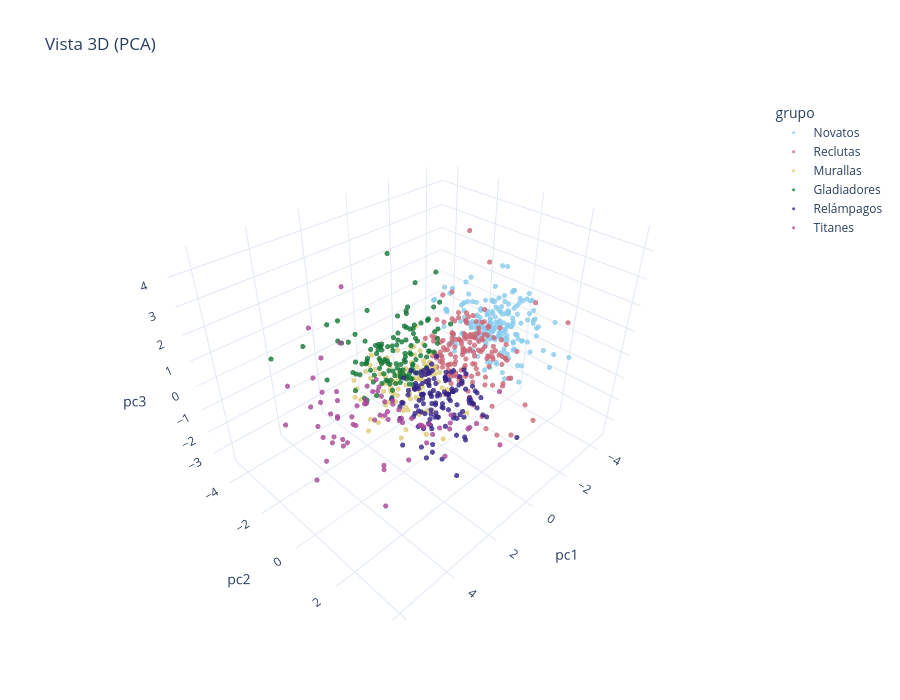

Notebook code cell kept with this figure:
### Code cell
fig = px.scatter_3d(
    df, x="pc1", y="pc2", z="pc3", color="grupo", category_orders={"grupo": ORDEN}, color_discrete_map=COLORES,
    hover_name="name", title="Vista 3D (PCA)", template=PLANTILLA, height=700,
)
fig.update_traces(marker=dict(size=3, opacity=0.8))
fig.show()

### Figure 1 — Plotly figure (JSON) as saved in the notebook; plotly's stock layout.template omitted (floating-point values rounded to 4 significant figures; data arrays with more than 128 entries replaced by an {"elided": "..."} marker saying what was removed)
{"data": [{"hovertemplate": "<b>%{hovertext}</b><br><br>grupo=Novatos<br>pc1=%{x}<br>pc2=%{y}<br>pc3=%{z}<extra></extra>", "hovertext": {"elided": "198 str values"}, "legendgroup": "Novatos", "marker": {"color": "rgb(136, 204, 238)", "opacity": 0.8, "size": 3, "symbol": "circle"}, "mode": "markers", "name": "Novatos", "scene": "scene", "showlegend": true, "type": "scatter3d", "x": {"elided": "198 float values"}, "y": {"elided": "198 float values"}, "z": {"elided": "198 float values"}}, {"hovertemplate": "<b>%{hovertext}</b><br><br>grupo=Reclutas<br>pc1=%{x}<br>pc2=%{y}<br>pc3=%{z}<extra></extra>", "hovertext": {"elided": "161 str values"}, "legendgroup": "Reclutas", "marker": {"color": "rgb(204, 102, 119)", "opacity": 0.8, "size": 3, "symbol": "circle"}, "mode": "markers", "name": "Reclutas", "scene": "scene", "showlegend": true, "type": "scatter3d", "x": {"elided": "161 float values"}, "y": {"elided": "161 float values"}, "z": {"elided": "161 float values"}}, {"hovertemplate": "<b>%{hovertext}</b><br><br>grupo=Murallas<br>pc1=%{x}<br>pc2=%{y}<br>pc3=%{z}<extra></extra>", "hovertext": ["Venusaur", "Blastoise", "Clefable", "Wigglytuff", "Vileplume", "Parasect", "Slowbro", "Magneton", "Dewgong", "Muk", "Hypno", "Marowak", "Lickitung", "Weezing", "Chansey", "Tangela", "Vaporeon", "Porygon", "Omastar", "Noctowl", "Ledian", "Ariados", "Togetic", "Ampharos", "Bellossom", "Azumarill", "Politoed", "Umbreon", "Slowking", "Shuckle", "Magcargo", "Corsola", "Octillery", "Mantine", "Porygon2", "Hitmontop", "Blissey", "Dustox", "Ludicolo", "Pelipper", "Nosepass", "Sableye", "Mawile", "Volbeat", "Camerupt", "Torkoal", "Grumpig", "Altaria", "Lunatone", "Whiscash", "Claydol", "Lileep", "Cradily", "Armaldo", "Milotic", "Kecleon", "Dusclops", "Chimecho", "Sealeo", "Huntail", "Gorebyss", "Empoleon", "Shieldon", "Bastiodon", "Wormadam", "Vespiquen", "Gastrodon", "Bronzong", "Spiritomb", "Lumineon", "Magnezone", "Togekiss", "Glaceon", "Probopass", "Dusknoir", "Musharna", "Audino", "Darmanitan", "Scrafty", "Cofagrigus", "Gothitelle", "Reuniclus", "Escavalier", "Amoonguss", "Jellicent", "Ferrothorn", "Klang", "Beheeyem", "Stunfisk", "Florges", "Aromatisse", "Dragalge", "Clawitzer", "Sylveon", "Carbink", "Primarina", "Vikavolt", "Wishiwashi", "Toxapex", "Araquanid", "Lurantis", "Shiinotic", "Oranguru", "Palossand", "Pyukumuku", "Turtonator", "Drampa", "Tapu Fini", "Cosmoem"], "legendgroup": "Murallas", "marker": {"color": "rgb(221, 204, 119)", "opacity": 0.8, "size": 3, "symbol": "circle"}, "mode": "markers", "name": "Murallas", "scene": "scene", "showlegend": true, "type": "scatter3d", "x": [2.869, 2.762, 0.5788, -0.3256, 0.9525, -0.04504, 2.209, 0.6013, 1.192, 0.9267, 1.165, 0.07091, 0.2108, 0.5862, 1.175, 0.2631, 1.597, -0.1083, 1.109, 0.5034, -0.5186, -0.4601, -1.413, 2.522, 0.1182, -0.5889, 1.134, 1.538, 1.483, 0.1583, 0.1702, -0.8179, 0.605, 2.19, 0.8862, 0.8973, 2.311, -0.2224, 1.048, 0.3825, -1.013, 0.4308, 0.06005, -1.158, 1.963, 0.3597, 0.5184, 1.357, 0.8685, 0.4611, 1.223, -0.6394, 1.161, 1.148, 2.237, -0.2649, 0.5294, -0.617, 0.1421, 0.5547, 0.5332, 1.871, -0.9653, 1.262, -0.5909, 0.8381, 0.6541, 1.385, 1.095, -0.024, 1.845, 1.16, 1.298, 1.923, 1.845, 0.4947, 0.362, 1.794, 0.561, 1.216, 1.203, 0.9557, 0.7872, 0.1244, 1.53, 1.063, 0.2188, 0.7035, 0.2784, 1.334, 0.02005, 1.462, 1.205, 1.54, 0.281, 1.621, 1.145, -0.102, 0.4738, 0.7415, 0.513, -0.2572, 1.612, 1.219, -1.563, 1.512, 1.753, 1.989, 0.7542], "y": [-0.6477, -0.388, -1.089, -0.8367, -0.2057, -1.206, -2.261, -0.006029, -0.9008, -0.8734, -0.702, -1.37, -1.409, -0.6184, -0.6711, -0.5203, 0.4088, -0.5212, -0.4626, -0.2418, -0.4036, -1.454, -0.8741, -0.4338, 0.05327, -1.538, -0.06648, -0.739, -1.401, -4.117, -1.441, -1.003, -0.3593, -0.3328, -0.1835, -0.9714, -0.473, -0.6522, -0.3362, -0.3286, -2.402, -1.065, -1.393, -0.8446, -1.635, -1.966, -0.2638, -0.7876, -0.4989, -0.3734, -1.036, -1.663, -1.82, -1.912, -1.585, -0.895, -2.389, 0.6347, -0.8723, -1.532, -1.271, -0.5689, -2.136, -3.516, -0.7444, -1.303, -0.6551, -2.061, -1.268, -0.5315, -0.7905, -0.7473, 0.2867, -2.508, -2.419, -1.906, -1.956, -0.5534, -1.565, -1.981, -0.4794, -0.3744, -2.067, -0.5673, -0.9559, -2.611, -0.7367, -0.3539, -0.8235, 0.4739, -0.6681, -1.169, 0.04956, 0.3255, -0.571, -0.2545, -0.5449, -0.02213, -1.93, -1.968, -0.7424, -0.6514, -0.3076, -1.866, -2.107, -2.162, -1.181, 0.02103, -0.7124], "z": [-1.232, -1.29, -1.904, -0.8472, -0.6879, -0.1192, -0.8108, -0.9773, -0.3847, -0.3035, -0.7332, -0.3319, 0.04671, -0.7159, -0.006069, -0.406, -0.49, -0.4817, -0.7629, -0.6556, -1.939, -0.8928, -2.531, -1.194, -1.022, -1.423, -0.6419, -1.007, -0.5686, -2.453, -0.6606, -1.823, -0.417, -0.0841, -1.056, -0.6456, -0.7265, -0.7407, -0.7178, -0.8362, -0.0503, -1.022, -1.818, -2.3, -0.5195, -0.2743, -2.024, -3.148, -1.344, -0.1284, -1.064, -2.016, -2.281, -1.697, -2.74, -0.1821, -1.906, -2.267, 0.4258, -2.326, -2.582, -0.6322, -2.291, -2.819, -1.133, -0.6755, -0.203, -0.6628, -0.6205, -2.512, -1.145, -2.833, -1.311, -1.476, -1.982, -1.666, -1.532, -1.04, -0.9266, -0.8955, -0.9746, -0.4082, -0.4399, -0.2234, -0.5166, -0.4635, -0.3341, -0.8771, -0.6159, -2.172, -0.3199, -1.113, -0.05873, -1.23, -0.9816, -1.196, -1.003, -3.636, -1.645, -0.8369, -0.5738, -0.9749, 0.1885, -0.3412, -2.428, -0.4562, -0.6317, -0.9787, 0.6799]}, {"hovertemplate": "<b>%{hovertext}</b><br><br>grupo=Gladiadores<br>pc1=%{x}<br>pc2=%{y}<br>pc3=%{z}<extra></extra>", "hovertext": {"elided": "129 str values"}, "legendgroup": "Gladiadores", "marker": {"color": "rgb(17, 119, 51)", "opacity": 0.8, "size": 3, "symbol": "circle"}, "mode": "markers", "name": "Gladiadores", "scene": "scene", "showlegend": true, "type": "scatter3d", "x": {"elided": "129 float values"}, "y": {"elided": "129 float values"}, "z": {"elided": "129 float values"}}, {"hovertemplate": "<b>%{hovertext}</b><br><br>grupo=Relámpagos<br>pc1=%{x}<br>pc2=%{y}<br>pc3=%{z}<extra></extra>", "hovertext": {"elided": "133 str values"}, "legendgroup": "Relámpagos", "marker": {"color": "rgb(51, 34, 136)", "opacity": 0.8, "size": 3, "symbol": "circle"}, "mode": "markers", "name": "Relámpagos", "scene": "scene", "showlegend": true, "type": "scatter3d", "x": {"elided": "133 float values"}, "y": {"elided": "133 float values"}, "z": {"elided": "133 float values"}}, {"hovertemplate": "<b>%{hovertext}</b><br><br>grupo=Titanes<br>pc1=%{x}<br>pc2=%{y}<br>pc3=%{z}<extra></extra>", "hovertext": ["Articuno", "Zapdos", "Moltres", "Dragonite", "Mewtwo", "Mew", "Raikou", "Entei", "Suicune", "Tyranitar", "Lugia", "Ho-Oh", "Celebi", "Wailord", "Salamence", "Metagross", "Regirock", "Regice", "Registeel", "Latias", "Latios", "Kyogre", "Groudon", "Rayquaza", "Jirachi", "Deoxys", "Garchomp", "Uxie", "Mesprit", "Dialga", "Palkia", "Regigigas", "Giratina", "Cresselia", "Darkrai", "Shaymin", "Arceus", "Victini", "Hydreigon", "Volcarona", "Cobalion", "Terrakion", "Virizion", "Tornadus", "Thundurus", "Reshiram", "Zekrom", "Landorus", "Kyurem", "Keldeo", "Meloetta", "Genesect", "Goodra", "Xerneas", "Yveltal", "Zygarde", "Hoopa", "Volcanion", "Type: Null", "Silvally", "Kommo-o", "Solgaleo", "Lunala", "Nihilego", "Buzzwole", "Pheromosa", "Xurkitree", "Celesteela", "Guzzlord", "Necrozma", "Magearna"], "legendgroup": "Titanes", "marker": {"color": "rgb(170, 68, 153)", "opacity": 0.8, "size": 3, "symbol": "circle"}, "mode": "markers", "name": "Titanes", "scene": "scene", "showlegend": true, "type": "scatter3d", "x": [3.345, 3.225, 3.393, 3.429, 5.677, 1.946, 3.569, 3.709, 3.696, 4.389, 5.411, 5.316, 2.212, 4.081, 3.912, 4.533, 3.655, 3.782, 3.767, 4.482, 4.746, 6.404, 6.379, 6.296, 1.904, 3.418, 4.142, 1.19, 1.23, 5.67, 5.371, 5.304, 5.703, 3.824, 3.479, 1.347, 5.603, 2.345, 3.191, 2.499, 3.655, 3.677, 3.686, 3.374, 3.408, 5.267, 5.205, 3.683, 5.435, 3.106, 2.591, 3.675, 3.364, 4.947, 5.285, 5.926, 4.132, 3.997, 3.382, 3.702, 2.974, 5.041, 5.001, 3.083, 3.898, 1.862, 3.818, 4.942, 4.938, 4.235, 3.558], "y": [0.7712, 1.709, 1.337, -0.03209, 3.222, 2.094, 1.674, 0.852, 0.177, -1.07, 0.2413, 0.6546, 1.91, -0.06637, 0.8255, -0.1878, -2.012, -0.29, -1.183, 1.821, 2.129, 1.199, -0.07096, 1.621, 2.859, 3.252, 0.3128, 2.217, 2.575, 0.4415, 1.146, 0.1607, 0.2499, 0.356, 2.583, 3.623, 0.9623, 2.458, 0.8513, 1.73, 0.4929, 0.7521, 1.179, 2.271, 2.399, 0.9995, 0.4486, 1.397, 1.436, 1.927, 2.693, 1.661, 0.4366, 1.085, 0.8873, -0.4341, 2.509, 0.5932, 0.3577, 1.073, 0.07956, 0.6131, 1.196, 2.441, -0.5943, 3.803, 1.907, -0.6369, -0.5598, 0.7938, 0.8952], "z": [0.2213, 0.4458, 0.6602, 0.8118, -0.2003, -0.5234, 0.473, 1.413, 0.5511, 0.531, 0.152, 0.379, -0.4335, 4.501, 0.2663, 0.09479, 0.9989, -0.7254, 0.1521, -0.7004, -0.1239, -0.1772, 1.037, 0.7612, -0.01675, 0.09107, 0.6502, -0.9204, -0.4504, 0.8621, 0.3858, 1.363, 1.475, 0.5705, 0.207, -0.5882, 0.5385, 0.1885, 0.4737, -0.2117, 1.017, 1.192, 0.3605, 0.6078, 0.6607, 0.4731, 1.047, 1.209, 0.7403, 0.2426, 0.7914, 0.6052, -0.1073, 1.17, 1.264, 1.952, -0.07039, 0.8464, 1.245, 0.9877, 0.2244, 1.538, 0.9931, 0.1904, 2.363, 1.865, 0.9322, 1.607, 3.36, 1.061, 0.2817]}], "layout": {"height": 700, "legend": {"title": {"text": "grupo"}, "tracegroupgap": 0}, "scene": {"domain": {"x": [0, 1], "y": [0, 1]}, "xaxis": {"title": {"text": "pc1"}}, "yaxis": {"title": {"text": "pc2"}}, "zaxis": {"title": {"text": "pc3"}}}, "title": {"text": "Vista 3D (PCA)"}}}
